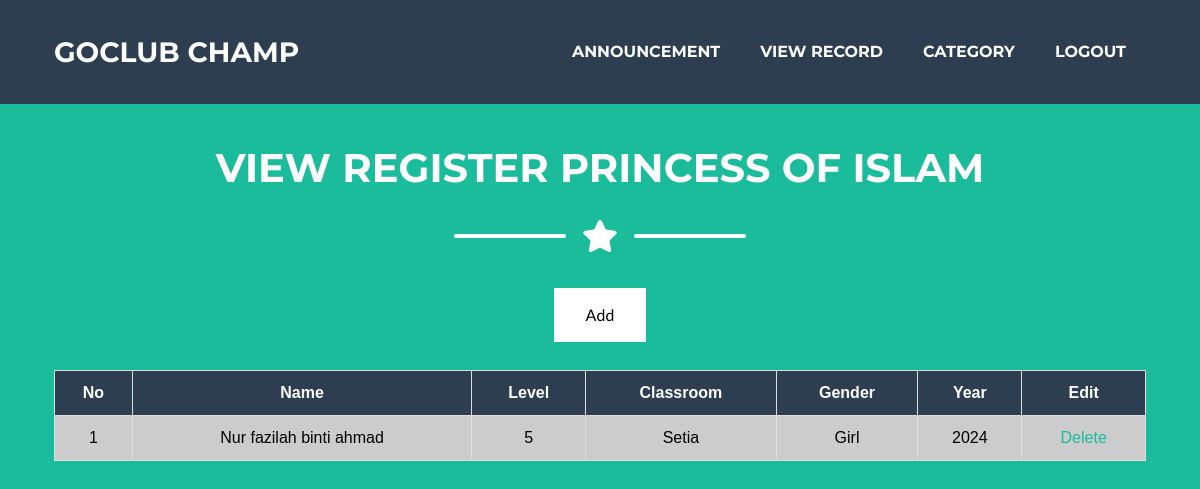
The app's page /adminprincessofislam1.php with its own data.
### tables this page shows
CREATE TABLE `princess` (
  `id` int(11) NOT NULL,
  `name` varchar(50) NOT NULL,
  `level` int(11) NOT NULL,
  `classroom` varchar(50) NOT NULL,
  `gender` varchar(50) NOT NULL,
  `year` varchar(50) NOT NULL
);

### adminprincessofislam1.php (the view, shortened to what this page needs)
<!DOCTYPE html>
<html lang="en">
    <head>
        <link href="css/styles.css" rel="stylesheet" />
    </head>
	   <body id="page-top">
      <nav class="navbar navbar-expand-lg bg-secondary text-uppercase fixed-top" id="mainNav">
      <div class="container">
      <a class="navbar-brand js-scroll-trigger" href="#page-top">GOCLUB CHAMP</a>
      <div class="collapse navbar-collapse" id="navbarResponsive">
      <ul class="navbar-nav ml-auto">
      <li class="nav-item mx-0 mx-lg-1"><a class="nav-link py-3 px-0 px-lg-3 rounded js-scroll-trigger" href="adminannouncement.php">ANNOUNCEMENT</a></li>
      <li class="nav-item mx-0 mx-lg-1"><a class="nav-link py-3 px-0 px-lg-3 rounded js-scroll-trigger" href="adminpage.php">VIEW RECORD</a></li>
      <li class="nav-item mx-0 mx-lg-1"><a class="nav-link py-3 px-0 px-lg-3 rounded js-scroll-trigger" href="admincategory.php">CATEGORY</a></li>
	  <li class="nav-item mx-0 mx-lg-1"><a class="nav-link py-3 px-0 px-lg-3 rounded js-scroll-trigger" href="logout.php">LOGOUT</a></li>
      </ul>
      </div>
      </div>
      </nav>
         <div class="container"><br><br><br><br><br><br>
         <h1 class="page-section-heading text-center text-uppercase text-white">View Register Princess Of Islam</h1>
         <div class="divider-custom divider-light">
         <div class="divider-custom-line"></div>
         <div class="divider-custom-icon"><i class="fas fa-star"></i></div>
         <div class="divider-custom-line"></div>
         </div>
<?php
include 'dblink.php';
?>
<center><a href="addprincess.php" class="button">Add</a><center><br>
<table>
   <tr>
    <th>No</th>
    <th>Name</th>
	<th>Level</th>
	<th>Classroom</th>
    <th>Gender</th>
	<th>Year</th>
	<th>Edit</th>
  </tr>
<?php
$count=1;
$sel_query="Select * from princess;";
$result = mysqli_query($conn,$sel_query);
while($row = mysqli_fetch_assoc($result)){ ?>
<tr><td align="center"><?php echo $count; ?></td>
<td align="center"><?php echo $row["name"]; ?></td>
<td align="center"><?php echo $row["level"]; ?></td>
<td align="center"><?php echo $row["classroom"]; ?></td>
<td align="center"><?php echo $row["gender"]; ?></td>
<td align="center"><?php echo $row["year"]; ?></td>
<td align="center">
<a href="deleteprincess.php?id=<?php echo $row["id"]; ?>" onclick="return confirm('Confirm delete this profile ?'); " >Delete</a>
</td>
</tr>
<?php $count++; } ?>
</table></div>  <br><br>
</body>
</html>

### adminprincessofislam1.php (style rules this page uses)
body { background-color: #1abc9c; }
table { font-family: Arial, Helvetica, sans-serif; border-collapse: collapse; width: 100%; background-color: white; color:black; }
table td, table th { border: 1px solid #ddd; padding: 10px; }
table tr:nth-child(even) { background-color: #ccc; }
table th { padding-top: 10px; padding-bottom: 10px; text-align:center; background-color: #2c3e50; color: white; }
.button { background-color: white; border: none; color: black; padding: 15px 32px; text-align: center; text-decoration: none; display: inline-block; font-size: 16px; margin: 4px 2px; cursor: pointer; }

### records on screen
princess: name "Nur fazilah binti ahmad", level "5", classroom "Setia", gender "Girl", year "2024"
